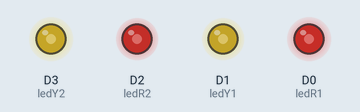
This sketch was run on a simulated ESP8266 (NodeMCU). Shown: output pins drawn as LEDs (lit = HIGH). Random numbers use the default seed unless the sketch sets one.

Above: at 0.15 s.
At 4.06 s:
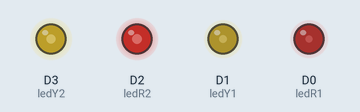
At 6.47 s:
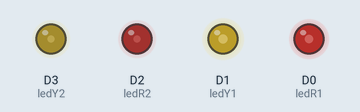
At 10.08 s:
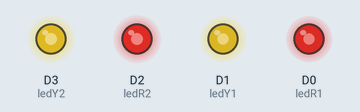
At 16.4 s:
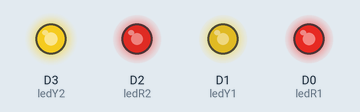
At 20.61 s:
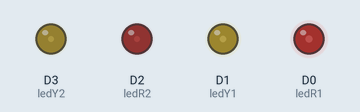
Timing chart, 0 to 20.6 s (numbered marks = the images above):
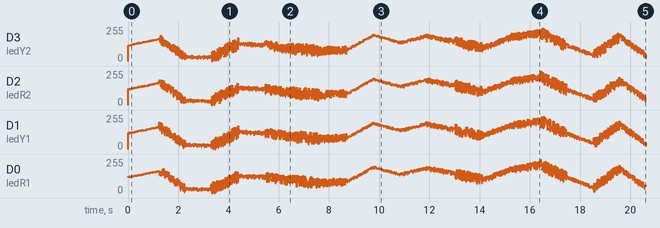

The sketch:

Candle.ino
```cpp
// (licence header left out)
#include <stdint.h>

// First red LED
int ledR1 = D0;
// First yellow LED
int ledY1 = D1;
// Second red LED
int ledR2 = D2;
// Second yellow LED
int ledY2 = D3;


// Current LED Strength
int curStrength = 120;

// Maximum amplitude of flickering
int maxAmp = 100;

// Milliseconds per frame
int frameLength = 10;


void setup() {
    // Pin configuration
    pinMode(ledR1, OUTPUT);
    pinMode(ledY1, OUTPUT);
    pinMode(ledR2, OUTPUT);
    pinMode(ledY2, OUTPUT);
}


void loop() {
    // Keep the lights flickering
    flicker();
}

void flicker() {
    // Amplitude of flickering
    int amp = random(maxAmp)+1;

    // Length of flickering in milliseconds
    int length = random(10000/amp)+1000;

    // Strength to go toward
    int endStrength = random(255-(amp/4))+(amp/4);

    // Flicker function
    flickerSection(length, amp, endStrength);
}

void flickerSection(int length, int amp, int endStrength) {
    // Initilize variables
    int i, max, min;
    double oldStrengthRatio, endStrengthRatio;

    // Number of frames to loop through
    int frameNum = length/frameLength;

    // Use variable to hold the old LED strength
    int oldStrength = curStrength;


    // Loop <frameNum> times
    for(i = 0; i <= frameNum; i += 1){
        // The ratio of the old/end strengths should be proprtional to the ratio of total frames/current frames
        // Use type casting to allow decimals
        oldStrengthRatio = (1-(double)i/(double)frameNum);
        endStrengthRatio = ((double)i/(double)frameNum);

        // Fade current LED strength from the old value to the end value
        curStrength = (oldStrength*oldStrengthRatio) + (endStrength*endStrengthRatio);

        // LED brightnesses must be in between max and min values
        // Both values are half an amplitude's distance from the average
        max = curStrength+(amp/2);
        min = curStrength-(amp/2);

        // Light LEDs to random brightnesses
        setRandom(ledR1, max, min);
        setRandom(ledY1, max, min);
        setRandom(ledR2, max, min);
        setRandom(ledY2, max, min);

        // Wait until next frame
        delay(frameLength);
    }
}

void setRandom(int led, int max, int min) {
    // Set chosen LED to a random brightness between the maximum and minimum values
    analogWrite(led, random(max - min) + min);
}
```
